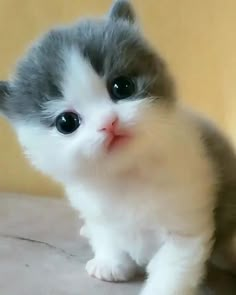
#> input picture images/kedi.jpg, 236 x 295 px
$ python noise_simulation.py
#> lines starting #> are read from the running program, lines starting #| are printed output that depends on the picture
import cv2
import numpy as np
import matplotlib.pyplot as plt


img = cv2.imread("images/kedi.jpg")
#> img is the input picture: shape (295, 236, 3); mean B, G, R 135.6, 154.1, 157.3

if img is None:
    raise FileNotFoundError("Image could not be loaded.")

img_rgb = cv2.cvtColor(img, cv2.COLOR_BGR2RGB)

h, w, _ = img_rgb.shape
#> h = 295; w = 236


# Create synthetic Bayer RAW
raw = np.zeros((h, w), dtype=np.float32)

for i in range(h):
    for j in range(w):

        if i % 2 == 0 and j % 2 == 0:
            raw[i, j] = img_rgb[i, j, 0]   # R

        elif i % 2 == 1 and j % 2 == 1:
            raw[i, j] = img_rgb[i, j, 2]   # B

        else:
            raw[i, j] = img_rgb[i, j, 1]   # G
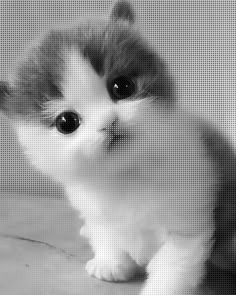
#> raw: shape (295, 236) float32; min 0, max 255, mean 150.3

noise_std = 40

noise = np.random.normal(
    loc=0,
    scale=noise_std,
    size=raw.shape
)

noisy_raw = raw + noise
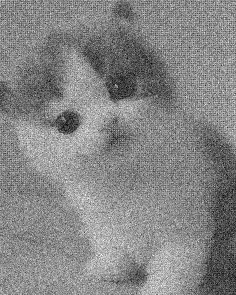
#> noisy_raw: shape (295, 236) float64; min -104.4, max 381.5, mean 150.2; drawn with min black and max white
noisy_raw = np.clip(noisy_raw, 0, 255)
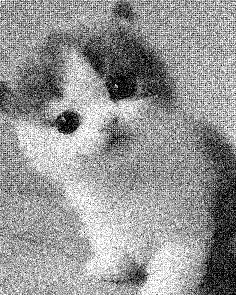
#> noisy_raw: shape (295, 236) float64; min 0, max 255, mean 149.7
plt.figure(figsize=(10, 4))

plt.subplot(1, 2, 1)
plt.imshow(raw, cmap="gray")
plt.title("Original Bayer RAW")
plt.axis("off")

plt.subplot(1, 2, 2)
plt.imshow(noisy_raw, cmap="gray")
plt.title("Bayer RAW + Read Noise")
plt.axis("off")

plt.tight_layout()
plt.show()
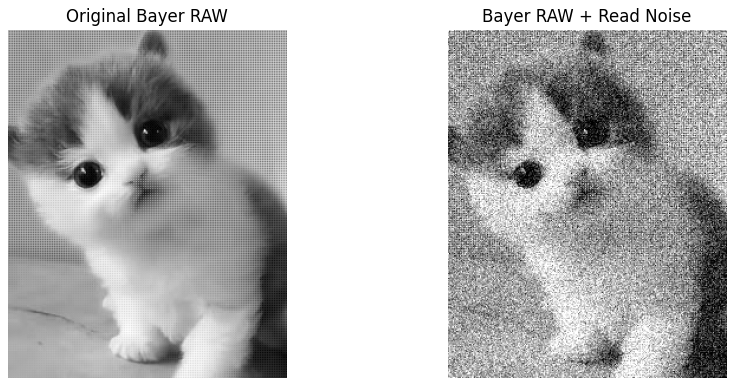
#> figure drawn by matplotlib, 2 panels
